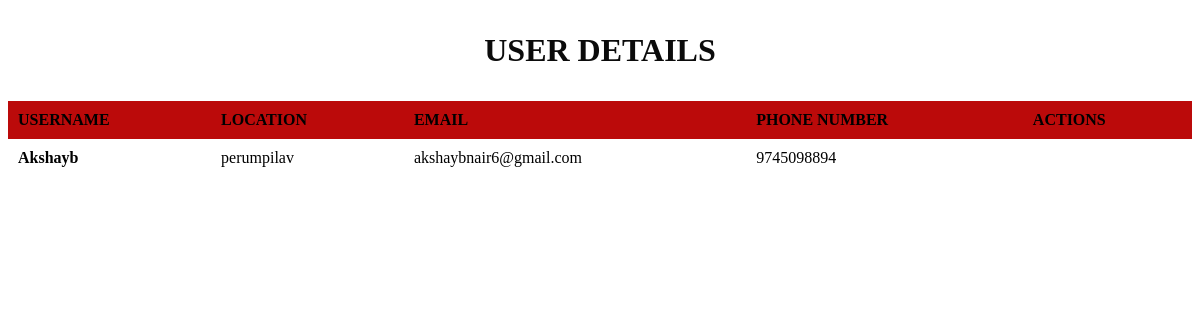
The app's page /userdisplay/ with its own data.
### used/models.py (models this page shows, shortened)
class UserReg(models.Model):
    username=models.CharField(max_length=250,null=True)
    password1 = models.CharField(max_length=250,blank=True,null=True)
    password2 = models.CharField(max_length=250,blank=True,null=True)
    location = models.CharField(max_length=250,null=True)
    email = models.CharField(max_length=250,null=True)
    phonenumber = models.CharField(max_length=225,null=True)

### used/views.py (the view)
# urls.py: path('userdisplay/',views.userdisplay,name='userdisplay'),
def userdisplay(request):
    display=UserReg.objects.filter(id=1)
    dict={
        'data':display,
    }
    return render(request,'userdisplay.html',context=dict)

### wheels2go/templates/userdisplay.html (shortened to what this page needs)
<!DOCTYPE html>
<html lang="en">
<head>
        {% load static %}
    <link rel="stylesheet" href="{% static 'css/userdetailscss.css' %}" type="text/css">
</head>
<div class="h">
    USER DETAILS
</div>
        <table class=results>
            <thread>
            <tr>
              <th>USERNAME</th>
              <th>LOCATION</th>
              <th>EMAIL</th>
              <th>PHONE NUMBER</th>
              <th>ACTIONS</th>
            </tr>
            </thread>
                {% for al in data %}
            <tr>
              <td>{{al.username}}</td>
              <td>{{al.location}}</td>
              <td>{{al.email}}</td>
              <td>{{al.phonenumber}}</td>
            </tr>
            {% endfor %}
          </table>
</html>

### wheels2go/static/css/userdetailscss.css (style rules this page uses)
.results { border-collapse: collapse; width: 100%; margin-bottom: 20px; }
.results th, .results td { padding: 10px; text-align: left; }
.results th { background-color: #bb0a0a; font-weight: bold; }
.results td:first-child { font-weight: bold; }
.h { font-size: 2em; font-weight: bold; color: #0b0b0b; text-align: center; margin-top: 1em; margin-bottom: 1em; }

### records on screen
UserReg: username "Akshayb", location "perumpilav", email "akshaybnair6@gmail.com", phonenumber "9745098894"
